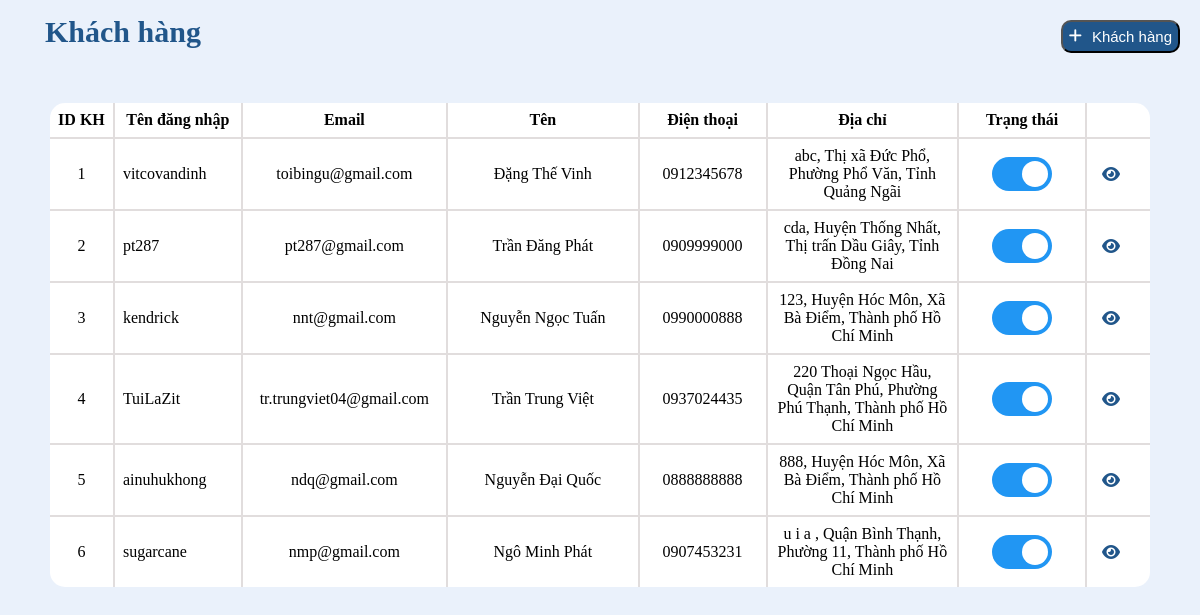
The page /admincp/modules/customers/danh-sach.php on the database as committed earlier.
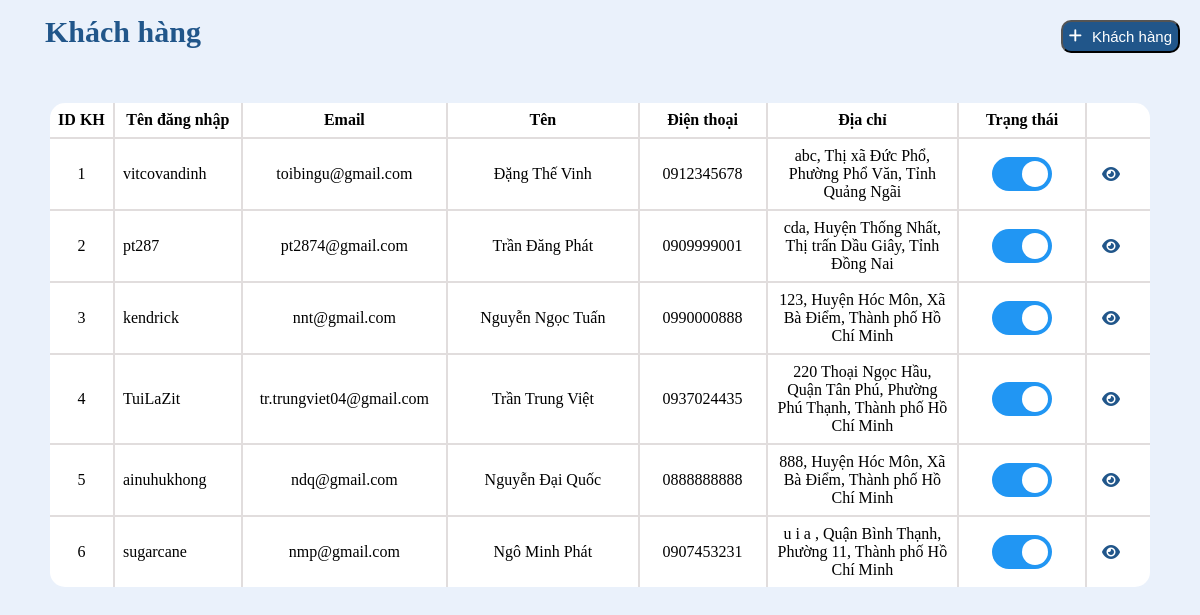
The same page on the database as committed later.
### tables this page shows
CREATE TABLE `khachhang` (
  `IdKH` int(11) NOT NULL,
  `Account` varchar(50) NOT NULL,
  `Email` varchar(100) NOT NULL,
  `Password` varchar(1000) NOT NULL,
  `Name` varchar(50) NOT NULL,
  `PNumber` char(10) NOT NULL,
  `AddressLine` varchar(200) NOT NULL,
  `Status` tinyint(1) NOT NULL DEFAULT 1,
  `Ward` varchar(45) NOT NULL,
  `Provinces` varchar(45) NOT NULL,
  `District` varchar(45) NOT NULL
);

### admincp/modules/customers/danh-sach.php (the view, shortened to what this page needs)
<?php
$sql_get_customers = "Select * from khachhang";
$query_get_customers = mysqli_query($mysqli, $sql_get_customers);
$customers = [];
if ($query_get_customers && mysqli_num_rows($query_get_customers) > 0) {
    while ($row = mysqli_fetch_array($query_get_customers)) {
        $customers[] = $row;
    }
}
?>
<link rel="stylesheet" type="text/css" href="./css/quan-ly-khach-hang.css?v=<?php echo time(); ?>">
<div style="position: relative; width: 100%; height: calc(100vh - 54px);">
    <div style="position: absolute; top: 0; left: 0; width: 100%; height: 100%;">
        <div
            class="bg-color"
            style="height: 100vh; width: 100%; overflow-y: auto; position: relative;">
            <div style="display: flex">
                <p class="title-page">Khách hàng</p>
                <div style="margin-left: auto; padding: 20px">
                    <button class="button-style" id="add-product">
                        <i class="fa-solid fa-plus" style="font-size: 15px"></i>
                        <div style="padding-left: 10px; font-size: 15px">
                            Khách hàng
                        </div>
                    </button>
                </div>
            </div>
            <div class="table-product-container">
                <table>
                    <tr>
                        <th>ID KH</th>
                        <th>Tên đăng nhập</th>
                        <th>Email</th>
                        <th>Tên</th>
                        <th>Điện thoại</th>
                        <th>Địa chỉ</th>
                        <th>Trạng thái</th>
                        <th></th>
                    </tr>
                    <?php
                    if (sizeof($customers)) {
                        foreach ($customers as $customer) {
                    ?>
                            <tr>
                                <td><?php echo $customer['IdKH'] ?></td>
                                <td><?php echo $customer['Account'] ?></td>
                                <td><?php echo $customer['Email'] ?></td>
                                <td><?php echo $customer['Name'] ?></td>
                                <td><?php echo $customer['PNumber'] ?></td>
                                <td><?php echo $customer['AddressLine'] . ", " . $customer['District'] . ", " . $customer['Ward'] . ", " . $customer['Provinces'] ?></td>
                                <td><label class="switch">
                                        <span class="slider round"></span>
                                    </label>
                                </td>
                                <td>
                                    <div style="display: flex; justify-content: center">
                                        <i class="fa-solid fa-eye view-details" data-productid="<?php echo $customer['IdKH'] ?>"></i>
                                    </div>
                                </td>
                            </tr>
                        <?php
                        }
                    } else {
                        ?>
                        <tr>
                            <td colspan="8" class="no-data">Không có dữ liệu khách hàng</td>
                        </tr>
                    <?php
                    }
                    ?>
                </table>
            </div>
        </div>
    </div>
</div>

Rows that differ between the two databases and show on the page:
changed khachhang "pt287": Email "pt287@gmail.com" → "pt2874@gmail.com"; PNumber "0909999000" → "0909999001"
